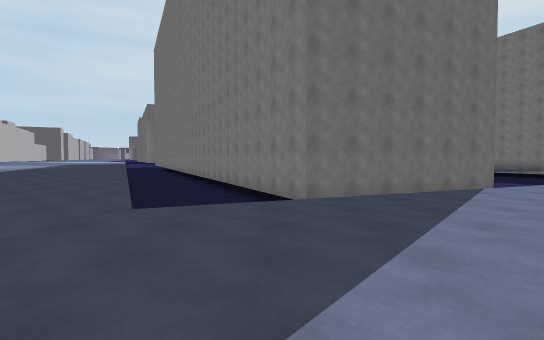
View 1 (above)

22 first-person views from a walk through a Unity game level. The camera is 1.3 m above the floor, tilts 2° down and sees 80° across. The floor is counted in squares, 2 m on a side. Each view is taken from the middle of a square. On the plan, view 1 faces up. The plan holds only what a view shows up to about 10 squares ahead; the rest is blank. The place goes on beyond the plan.

View 2
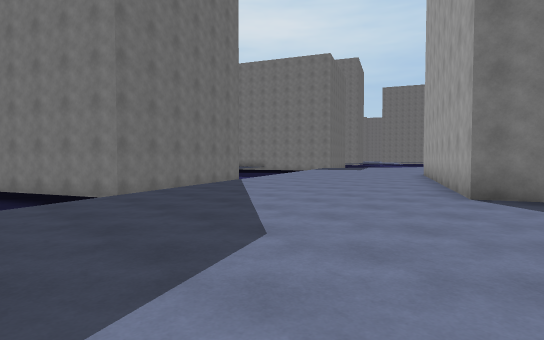

View 3
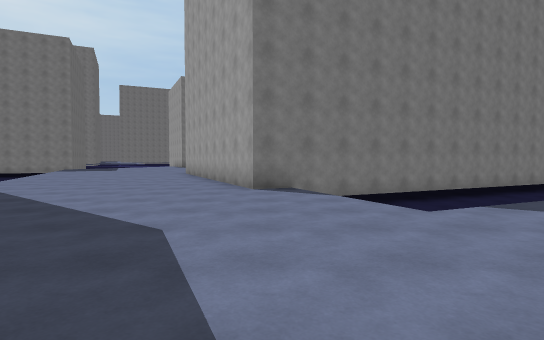

View 4
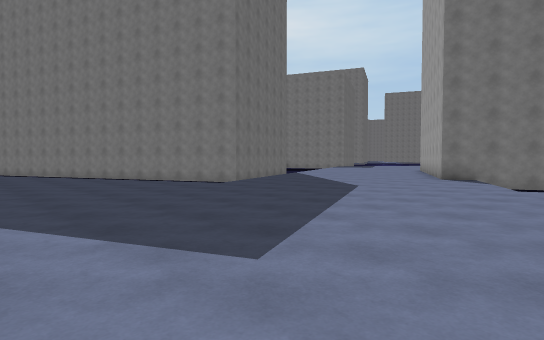

View 5
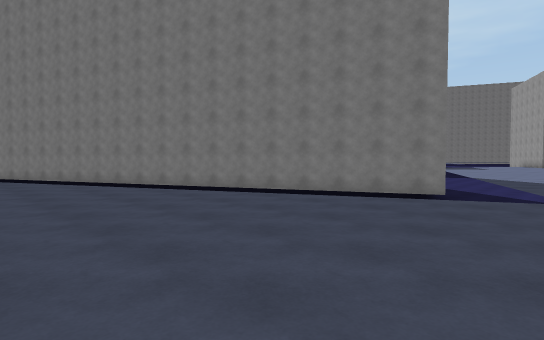

View 6
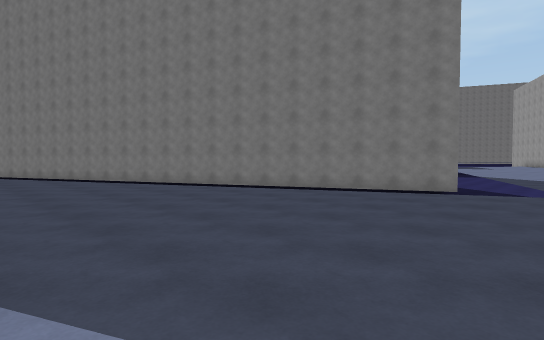

View 7
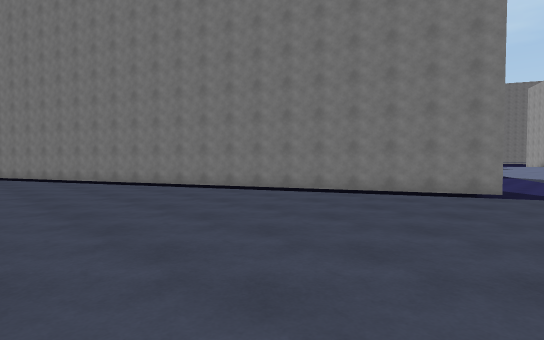

View 8
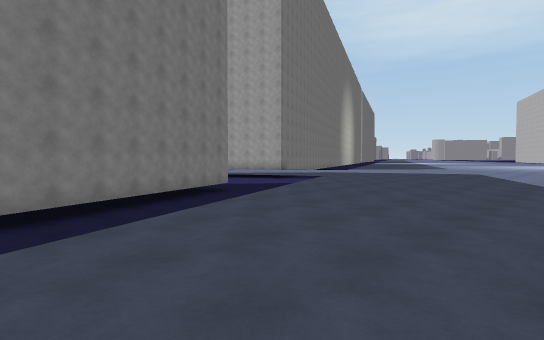

View 9
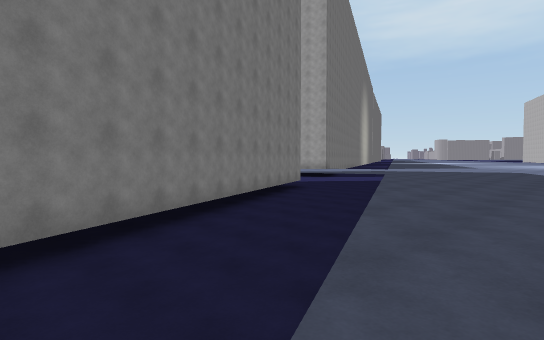

View 10
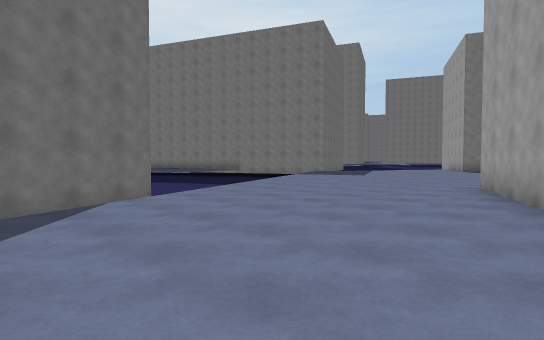

View 11
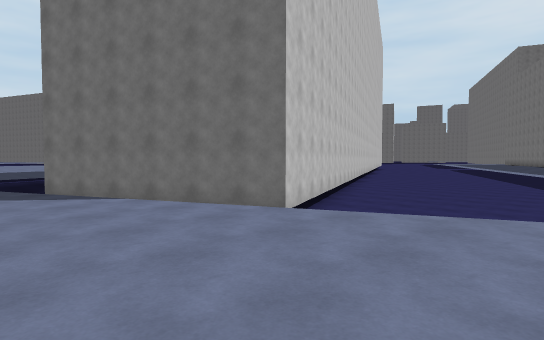

View 12
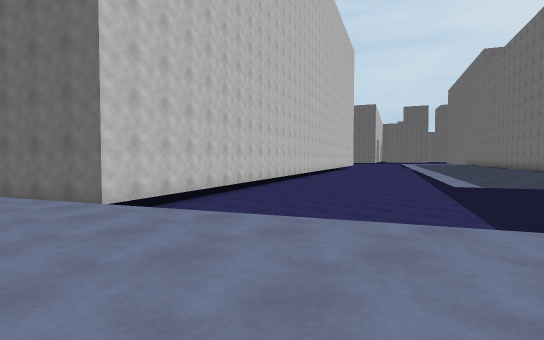

View 13
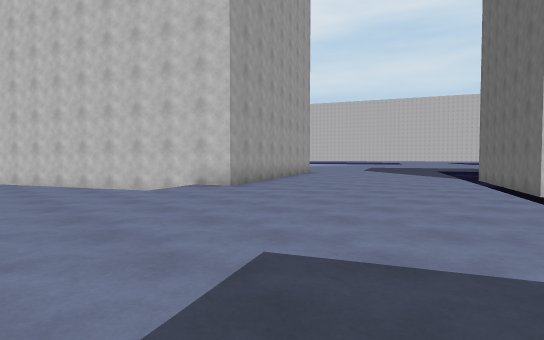

View 14
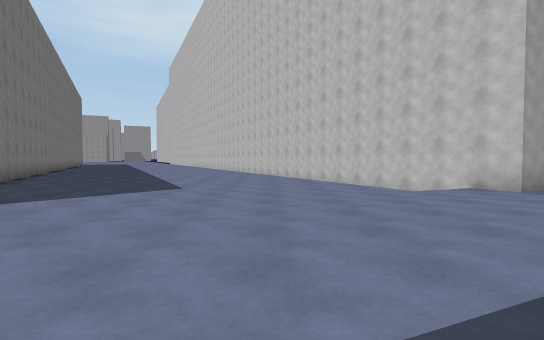

View 15
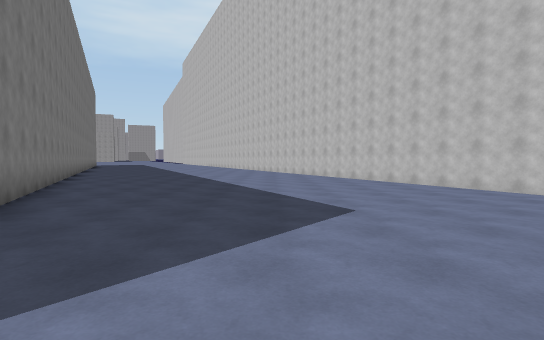

View 16
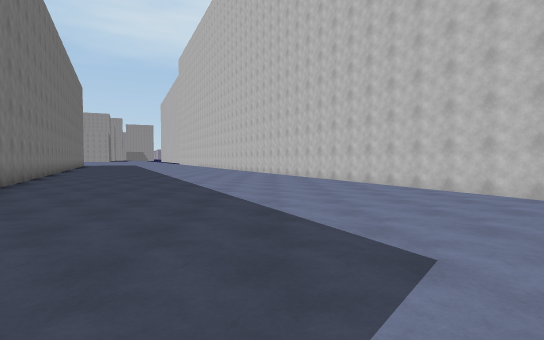

View 17
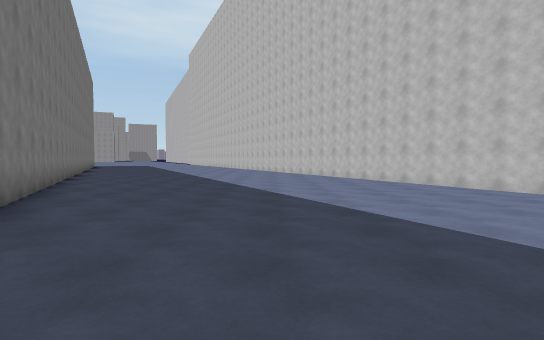

View 18
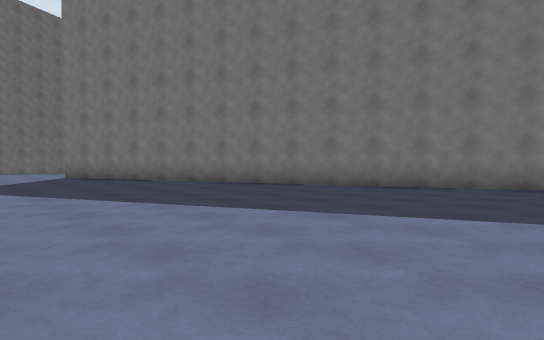

View 19
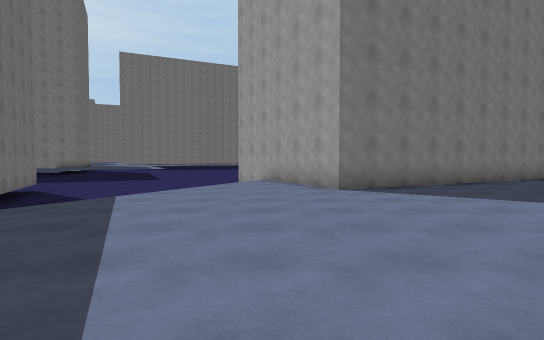

View 20
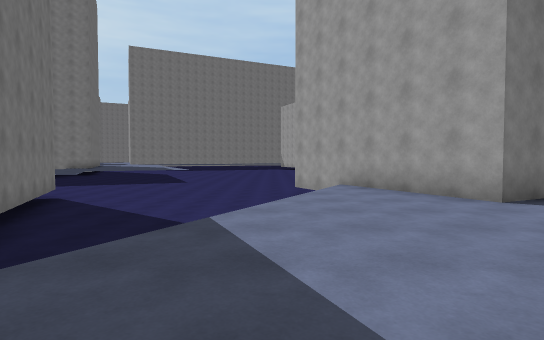

View 21
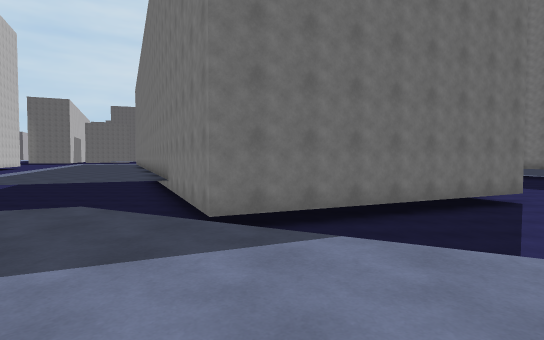

View 22
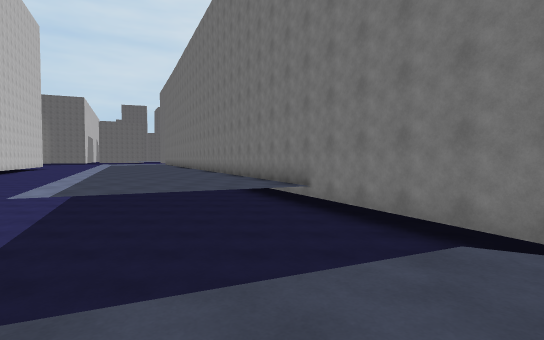

### Floor plan
Key: @ floor where view 1 was taken; # wall or solid block; . floor; v drop or lower ground.
Columns run from 9 left of view 1 to 27 right of it. Each row starts with its distance up from view 1.
 20                 v ......#
 19                 vvv.....##
 18                  vv......#        vvv
 17  . vv##          vvv...vv##        vv
 16  .vvvv#         vvvv.vvvvv#     ###v
 15  ..vvv##       vvvvvvvvvvv## ####vvv
 14 ...vvvv#      vvvvvvvvvvvvv###vvvvvv
 13 ....vvv##    #vvvvvvvvvvvv vvvvvvvvv
 12 ....vvvv#    ##vvvvv  vvv.vv vvvvvvv
 11 ....vvvv#     #vvv   vv.....vv vvvvv
 10 .....vvv##    ##   vv.........v  vvv
  9 .....vvvv#   ### vv.............v v#
  8 ......vvv#####vvv................###
  7 ......v  v##vv.................###
  6 .......    v..................##
  5 .......vvv.....................#
  4 ...............................##
  3  ..................###v.........#
  2  ...............#### # .........##
  1   ............###    #vv.........#
  0   .......@...##      ## .........##
 -1   ..........vv#       #vv.........#
 -2   ........vv  ##      ## .........##
 -3   ...... ..v vv#       #vv.........#
 -4           .v vv##      ## .........##
 -5               vv#       # v.........#
 -6               vv#       #v .........#
 -7                vv       ## v.........

Positions as (right, up) in squares from view 1, and headings:
1: (0, 0), facing up
2: (-2, -1), facing up-right
3: (-3, 0), facing right
4: (-7, -3), facing up-right
5: (-8, 4), facing up-right
6: (-9, 4), facing up-right
7: (-9, 5), facing up-right
8: (-9, 14), facing down-right
9: (-8, 17), facing down-right
10: (3, 2), facing up-right
11: (10, 5), facing up-left
12: (13, 7), facing up-left
13: (16, 10), facing down-left
14: (16, 10), facing down
15: (19, 7), facing down
16: (19, 5), facing down
17: (21, 3), facing down
18: (18, -6), facing up-right
19: (14, 8), facing right
20: (16, 10), facing right
21: (19, 8), facing up
22: (15, 10), facing up
